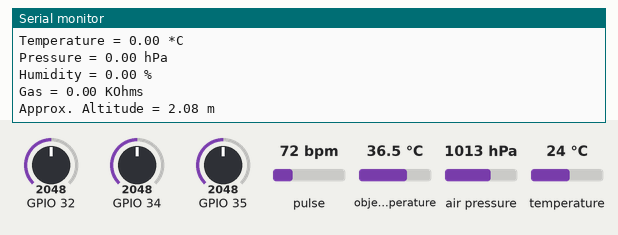
This sketch was run on a simulated ESP32. Parts: the last lines printed to the serial monitor. The test bench sets the inputs (shaded band); at power-on: pulse 72 bpm, GPIO 32 = 2048, GPIO 34 = 2048, GPIO 35 = 2048, object temperature 36.5 °C, air pressure 1013 hPa, temperature 24 °C. Nothing arrives over Bluetooth unless stated; a phone connects over Bluetooth LE 3 s after start.

Above: at 6.8 s.
6.9 s: pulse set to 42 bpm
At 7.5 s:
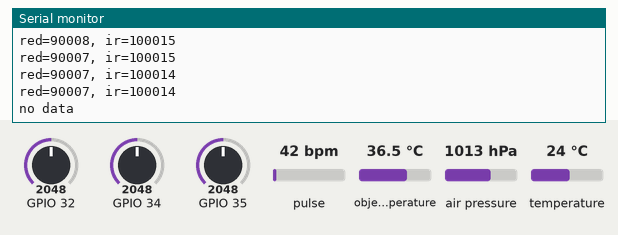
8.5 s: GPIO 32 set to 2866
At 9.6 s:
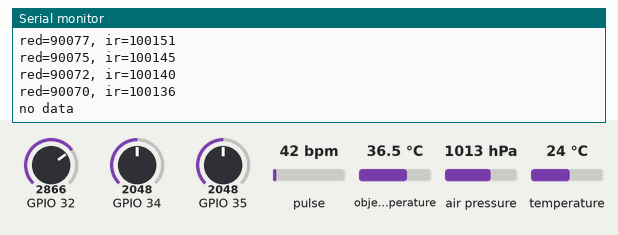
10.0 s: GPIO 34 set to 2866
At 11.4 s:
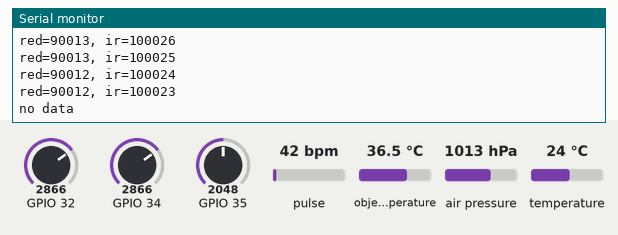
11.5 s: GPIO 35 set to 2866
At 12.8 s:
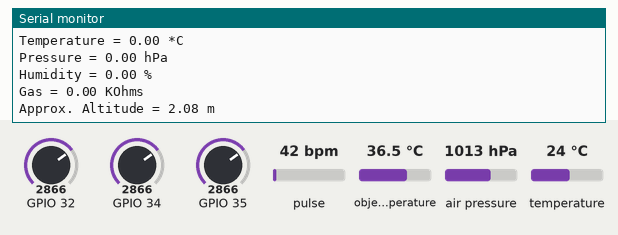
13.0 s: object temperature set to 20 °C
At 13.9 s:
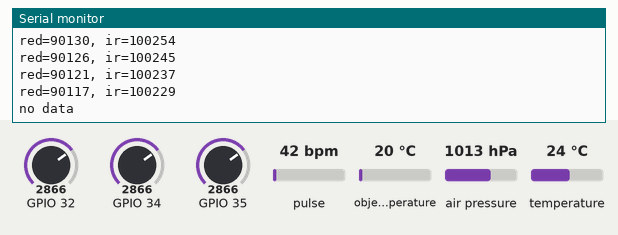
14.5 s: air pressure set to 952 hPa
At 16.1 s:
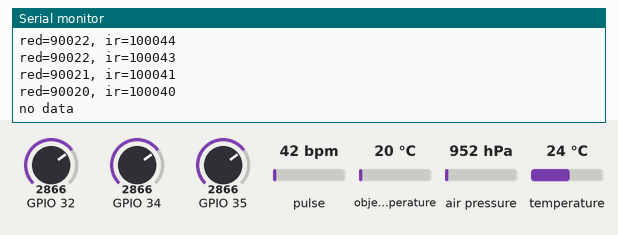
Timing chart, 0 to 17.0 s (numbered marks = the images above; inputs shaded):
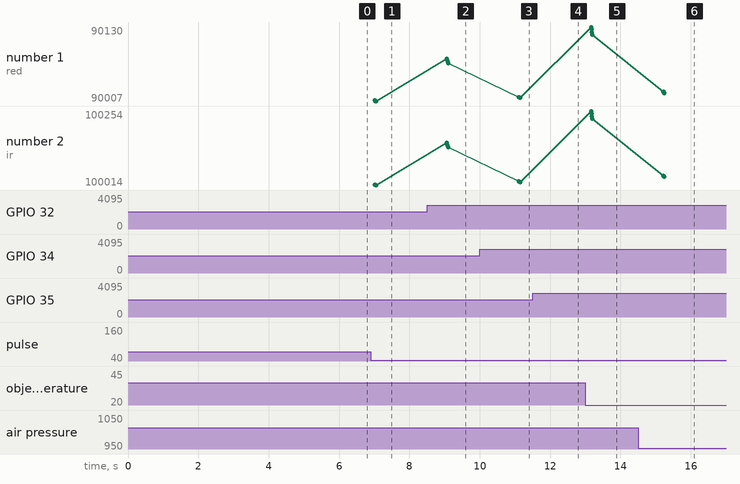

The sketch:

multithread_singlecharacteristic.ino
```cpp
#include <Adafruit_Sensor.h>
#include "Adafruit_BME680.h"

#include <BLEDevice.h>
#include <BLEServer.h>
#include <BLEUtils.h>
#include <BLE2902.h>
#include "MAX30105.h"
#include "spo2_algorithm.h"

#include <Wire.h>
#include <SPI.h>
#include <Adafruit_MLX90614.h>

TwoWire I2CBME = TwoWire(0);
Adafruit_BME680 bme(&I2CBME); // I2C

TwoWire I2CMLX = TwoWire(1);
Adafruit_MLX90614 mlx = Adafruit_MLX90614(0x5A, &I2CMLX);

TwoWire I2CMAX30105 = TwoWire(2);
MAX30105 particleSensor;

int32_t bufferLength; //data length
int32_t spo2; //SPO2 value
int8_t validSPO2; //indicator to show if the SPO2 calculation is valid
int32_t heartRate; //heart rate value
int8_t validHeartRate; //indicator to show if the heart rate calculation is valid

uint8_t accel_sensor_value_x = 0;
uint8_t accel_sensor_value_y = 0;
uint8_t accel_sensor_value_z = 0;

float ambientTemp = 0;
float objectTemp = 0;

bool deviceConnected = false;

#define SEALEVELPRESSURE_HPA (1013.25)

#define I2C_BME680_SDA 23 // v216のBME680のSDAは23
#define I2C_BME680_SCL 17 // v216のBME680のSCLは17
#define I2C_SDA 21 // v216のBME680のSDAは23
#define I2C_SCL 22 // v216のBME680のSCLは17
#define I2C_MAX30002_SCL 18
#define I2C_MAX30002_SDA 19

#define NUMBER_OF_SENSORS 4

union multi_sensor_data
{
  struct __attribute__( ( packed ) )
  {
    uint8_t values[NUMBER_OF_SENSORS];
  };
  uint8_t bytes[ NUMBER_OF_SENSORS * sizeof( float ) ];
};

union multi_sensor_data multiSensorData;

// See the following for generating UUIDs:
// https://www.uuidgenerator.net/

#define SERVICE_UUID        "d5875408-fa51-4763-a75d-7d33cecebc31"
#define CHARACTERISTIC_UUID "a4f01d8c-a037-43b6-9050-1876a8c23584"

#if defined(__AVR_ATmega328P__) || defined(__AVR_ATmega168__)
  //Arduino Uno doesn't have enough SRAM to store 100 samples of IR led data and red led data in 32-bit format
  //To solve this problem, 16-bit MSB of the sampled data will be truncated. Samples become 16-bit data.
  uint16_t irBuffer[100]; //infrared LED sensor data
  uint16_t redBuffer[100];  //red LED sensor data
#else
  uint32_t irBuffer[100]; //infrared LED sensor data
  uint32_t redBuffer[100];  //red LED sensor data
#endif

byte pulseLED = 11; //Must be on PWM pin
byte readLED = 13; //Blinks with each data read

BLECharacteristic *multiSensorDataCharacteristic;

class MyServerCallbacks: public BLEServerCallbacks {
    void onConnect(BLEServer* pServer) {
      deviceConnected = true;
    };

    void onDisconnect(BLEServer* pServer) {
      deviceConnected = false;
    }
};

void task_other_sensors( void *param )
{
  while(1) {
    delay(2);
    if (deviceConnected) {
      ambientTemp = mlx.readAmbientTempC();
      objectTemp = mlx.readObjectTempC();
      accel_sensor_value_x = analogRead(34); // for universal, x is 32
      accel_sensor_value_y = analogRead(32); // for universal, y is 35
      accel_sensor_value_z = analogRead(35); //for universal, z is 34
      multiSensorData.values[0] = accel_sensor_value_x;
      multiSensorData.values[1] = accel_sensor_value_y;
      multiSensorData.values[2] = accel_sensor_value_z;
      multiSensorData.values[3] = int(bme.temperature);
      multiSensorData.values[4] = int(bme.humidity);
      multiSensorData.values[5] = int(bme.gas_resistance / 1000.0);
      multiSensorData.values[6] = int(bme.pressure / 1000.0); // hectopascalではなく1000で割っている
      multiSensorData.values[7] = int(ambientTemp);
      multiSensorData.values[8] = int(objectTemp);
      multiSensorDataCharacteristic->setValue( multiSensorData.bytes, sizeof multiSensorData.bytes );
      Serial.println(sizeof multiSensorData.bytes);
      for ( int i = 0; i < sizeof multiSensorData.bytes; i++ )
      {
        Serial.print(multiSensorData.values[i]);
        Serial.print(" ");
      }
      Serial.println();


      multiSensorDataCharacteristic->notify();
      Serial.print("Temperature = ");
      Serial.print(bme.temperature);
      Serial.println(" *C");

      Serial.print("Pressure = ");
      Serial.print(bme.pressure / 100.0);
      Serial.println(" hPa");

      Serial.print("Humidity = ");
      Serial.print(bme.humidity);
      Serial.println(" %");

      Serial.print("Gas = ");
      Serial.print(bme.gas_resistance / 1000.0);
      Serial.println(" KOhms");

      Serial.print("Approx. Altitude = ");
      Serial.print(bme.readAltitude(SEALEVELPRESSURE_HPA));
      Serial.println(" m");

      Serial.println();
    }
    vTaskDelay(3000);
  }
}

void  task_heart_rate( void *param )
{
  while (1) {
    delay(1);
    if (deviceConnected) {
      Serial.println("heartrate");
      bufferLength = 100; //buffer length of 100 stores 4 seconds of samples running at 25sps

      //read the first 100 samples, and determine the signal range
      for (byte i = 0 ; i < bufferLength ; i++)
      {
        while (particleSensor.available() == false) {//do we have new data?
          Serial.println("no data");
          particleSensor.check(); //Check the sensor for new data
          vTaskDelay(2000);
        }
        redBuffer[i] = particleSensor.getRed();
        irBuffer[i] = particleSensor.getIR();
        particleSensor.nextSample(); //We're finished with this sample so move to next sample

        Serial.print(F("red="));
        Serial.print(redBuffer[i], DEC);
        Serial.print(F(", ir="));
        Serial.println(irBuffer[i], DEC);
      }

      //calculate heart rate and SpO2 after first 100 samples (first 4 seconds of samples)
      maxim_heart_rate_and_oxygen_saturation(irBuffer, bufferLength, redBuffer, &spo2, &validSPO2, &heartRate, &validHeartRate);

      while( 1 ) {
          //dumping the first 25 sets of samples in the memory and shift the last 75 sets of samples to the top
          for (byte i = 25; i < 100; i++)
          {
            redBuffer[i - 25] = redBuffer[i];
            irBuffer[i - 25] = irBuffer[i];
          }

          //take 25 sets of samples before calculating the heart rate.
          for (byte i = 75; i < 100; i++)
          {
            while (particleSensor.available() == false) //do we have new data?
              particleSensor.check(); //Check the sensor for new data

            digitalWrite(readLED, !digitalRead(readLED)); //Blink onboard LED with every data read

            redBuffer[i] = particleSensor.getRed();
            irBuffer[i] = particleSensor.getIR();
            particleSensor.nextSample(); //We're finished with this sample so move to next sample

            //send samples and calculation result to terminal program through UART
            Serial.print(F("red="));
            Serial.print(redBuffer[i], DEC);
            Serial.print(F(", ir="));
            Serial.print(irBuffer[i], DEC);

            Serial.print(F(", HR="));
            Serial.print(heartRate, DEC);

            Serial.print(F(", HRvalid="));
            Serial.print(validHeartRate, DEC);

            Serial.print(F(", SPO2="));
            Serial.print(spo2, DEC);

            Serial.print(F(", SPO2Valid="));
            Serial.println(validSPO2, DEC);
          }

          //After gathering 25 new samples recalculate HR and SP02
          maxim_heart_rate_and_oxygen_saturation(irBuffer, bufferLength, redBuffer, &spo2, &validSPO2, &heartRate, &validHeartRate);
          vTaskDelay(2000);
      }
      vTaskDelay(2000);
    }
  }
}

void setup() {
  Serial.begin(115200);
  // Initialize heart ratesensor
  I2CMAX30105.begin(I2C_MAX30002_SDA, I2C_MAX30002_SCL, 0x57);
  if (!particleSensor.begin(I2CMAX30105, 50000, 0x57))
  {
    Serial.println(F("MAX30105 was not found. Please check wiring/power."));
  }
  I2CBME.begin(I2C_BME680_SDA, I2C_BME680_SCL, 0x77);
  if (!bme.begin(0x77, true)) {
    Serial.println("Could not find a valid BME680 sensor, check wiring!");
  }
  I2CMLX.begin(I2C_SDA, I2C_SCL, 0x5A);

  // Set up oversampling and filter initialization
  bme.setTemperatureOversampling(BME680_OS_8X);
  bme.setHumidityOversampling(BME680_OS_2X);
  bme.setPressureOversampling(BME680_OS_4X);
  bme.setIIRFilterSize(BME680_FILTER_SIZE_3);
  bme.setGasHeater(320, 150); // 320*C for 150 ms

  // Create the BLE Device
  BLEDevice::init("Up Bluetooth Device");

  // Create the BLE Server
  BLEServer *pServer = BLEDevice::createServer();
  pServer->setCallbacks(new MyServerCallbacks());

  // Create the BLE Service
  BLEService *pService = pServer->createService(SERVICE_UUID);

  // Create a BLE Characteristic
  multiSensorDataCharacteristic = pService->createCharacteristic(
                      CHARACTERISTIC_UUID,
                      BLECharacteristic::PROPERTY_READ   |
                      BLECharacteristic::PROPERTY_WRITE  |
                      BLECharacteristic::PROPERTY_NOTIFY |
                      BLECharacteristic::PROPERTY_INDICATE
                    );

  // https://www.bluetooth.com/specifications/gatt/viewer?attributeXmlFile=org.bluetooth.descriptor.gatt.client_characteristic_configuration.xml
  // Create a BLE Descriptor
  multiSensorDataCharacteristic->addDescriptor(new BLE2902());

  // Start the service
  pService->start();

  // Start advertising
  pServer->getAdvertising()->start();
  Serial.println("Waiting a client connection to notify...");
  if (!mlx.begin()) {
    Serial.println("unable to start mlx");
  }

  byte ledBrightness = 60; //Options: 0=Off to 255=50mA
  byte sampleAverage = 4; //Options: 1, 2, 4, 8, 16, 32
  byte ledMode = 2; //Options: 1 = Red only, 2 = Red + IR, 3 = Red + IR + Green
  byte sampleRate = 100; //Options: 50, 100, 200, 400, 800, 1000, 1600, 3200
  int pulseWidth = 411; //Options: 69, 118, 215, 411
  int adcRange = 4096; //Options: 2048, 4096, 8192, 16384

  particleSensor.setup(ledBrightness, sampleAverage, ledMode, sampleRate, pulseWidth, adcRange); //Configure sensor with these settings

  // https://www.mgo-tec.com/blog-entry-trouble-shooting-esp32-wroom.html/4
  enableCore1WDT();
  /* create task */
  xTaskCreatePinnedToCore( task_heart_rate,   /* タスクの入口となる関数名 */
                           "TASK1", /* タスクの名称 */
                           0x800,   /* スタックサイズ */
                           NULL,    /* パラメータのポインタ */
                           1,       /* プライオリティ */
                           NULL,    /* ハンドル構造体のポインタ */
                           0 );     /* 割り当てるコア (0/1) */

  xTaskCreatePinnedToCore( task_other_sensors,
                           "TASK2",
                           0x800,
                           NULL,
                           2,
                           NULL,
                           0 );
}

void loop() {
  delay(2000);
}
```

Measured:
- after the input at 6.9 s, the serial monitor: prints a new line after 0.11 s (image 1)
- after the input at 8.5 s, the serial monitor: prints a new line after 0.53 s (image 2)
- after the input at 11.5 s, the serial monitor: prints a new line after 0.54 s (image 4)
- after the input at 14.5 s, the serial monitor: prints a new line after 0.56 s (image 6)
